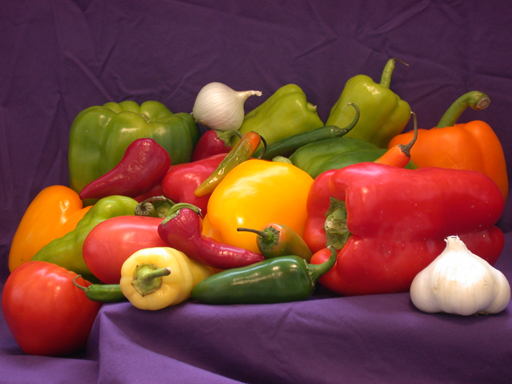
#> input picture lab_1/colourspace/mypeppers.png, 512 x 384 px
$ python ConvertColourSpace.py
#> lines starting #> are read from the running program, lines starting #| are printed output that depends on the picture
#> further down, I is the input picture: shape (384, 512, 3); mean B, G, R 57.6, 66.4, 120.8
### lab_1/colourspace/rgbConversions.py
import numpy as np
import cv2

# [32 lines left out: function rgb2grays, not called in this run]


def rgb2opponent(input_image):
    # converts an RGB image into opponent colour space
    new_image = np.zeros(input_image.shape)
    new_image[:, :, 0] = (input_image[:, :, 0] - input_image[:, :, 1]) / np.sqrt(2)
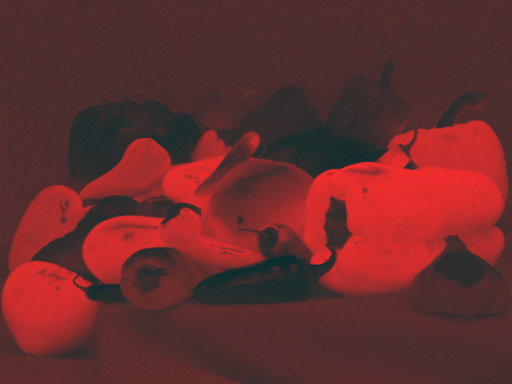
#> new_image: shape (384, 512, 3) float64; mean R, G, B 38.5, 0, 0; drawn with min black and max white
    new_image[:, :, 1] = (input_image[:, :, 0] + input_image[:, :, 1] - 2*input_image[:, :, 2]) / np.sqrt(6)
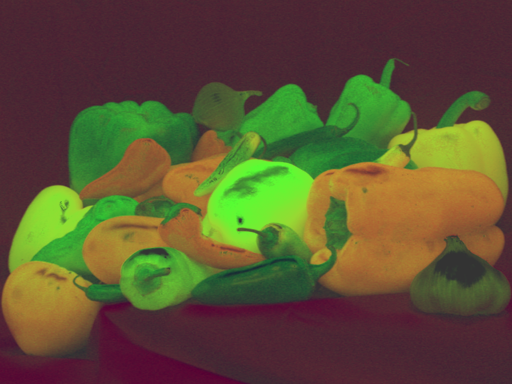
#> new_image: shape (384, 512, 3) float64; mean R, G, B 38.5, 29.4, 0; drawn with min black and max white
    new_image[:, :, 2] = (input_image[:, :, 0] + input_image[:, :, 1] + input_image[:, :, 2]) / np.sqrt(3)
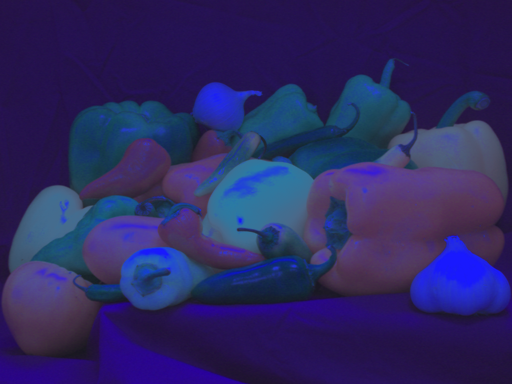
#> new_image: shape (384, 512, 3) float64; mean R, G, B 38.5, 29.4, 141.3; drawn with min black and max white
    return new_image


# [8 lines left out: function rgb2normedrgb, not called in this run]

### lab_1/colourspace/visualize.py
def visualize(input_image):
    # Fill in this function. Remember to remove the pass command
    import matplotlib.pyplot as plt

    fig, axs = plt.subplots(2, 2, figsize=(7, 6))


    #Opponent
    axs[0, 0].imshow(input_image / input_image.max())
    axs[0, 0].set_title('Opponent')
    axs[0, 0].set_xticks([])
    axs[0, 0].set_yticks([])

    axs[0, 1].imshow(input_image[:, :, 0], cmap="gray")
    axs[0, 1].set_title(r'$O_1$')
    axs[0, 1].set_xticks([])
    axs[0, 1].set_yticks([])

    axs[1, 0].imshow(input_image[:, :, 1], cmap="gray")
    axs[1, 0].set_title(r'$O_2$')
    axs[1, 0].set_xticks([])
    axs[1, 0].set_yticks([])

    axs[1, 1].imshow(input_image[:, :, 2], cmap="gray")
    axs[1, 1].set_title(r'$O_3$')
    axs[1, 1].set_xticks([])
    axs[1, 1].set_yticks([])

    """
    #Normalized RGB
    axs[0, 0].imshow(input_image)
    axs[0, 0].set_title('Normalized RGB')
    axs[0, 0].set_xticks([])
    axs[0, 0].set_yticks([])

    axs[0, 1].imshow(input_image[:, :, 0], cmap="gray")
    axs[0, 1].set_title(r'$r$')
    axs[0, 1].set_xticks([])
    axs[0, 1].set_yticks([])

    axs[1, 0].imshow(input_image[:, :, 1], cmap="gray")
    axs[1, 0].set_title(r'$g$')
    axs[1, 0].set_xticks([])
    axs[1, 0].set_yticks([])

    axs[1, 1].imshow(input_image[:, :, 2], cmap="gray")
    axs[1, 1].set_title(r'$b$')
    axs[1, 1].set_xticks([])
    axs[1, 1].set_yticks([])
    """

    """
    # HSV
    axs[0, 0].imshow(input_image)
    axs[0, 0].set_title('HSV')
    axs[0, 0].set_xticks([])
    axs[0, 0].set_yticks([])

    axs[0, 1].imshow(input_image[:, :, 0], cmap="gray")
    axs[0, 1].set_title(r'$H$')
    axs[0, 1].set_xticks([])
    axs[0, 1].set_yticks([])

    axs[1, 0].imshow(input_image[:, :, 1], cmap="gray")
    axs[1, 0].set_title(r'$S$')
    axs[1, 0].set_xticks([])
    axs[1, 0].set_yticks([])

    axs[1, 1].imshow(input_image[:, :, 2], cmap="gray")
    axs[1, 1].set_title(r'$V$')
    axs[1, 1].set_xticks([])
    axs[1, 1].set_yticks([])
    """

    """
    # YCbCr
    axs[0, 0].imshow(input_image)
    axs[0, 0].set_title('YCbCr')
    axs[0, 0].set_xticks([])
    axs[0, 0].set_yticks([])

    axs[0, 1].imshow(input_image[:, :, 0], cmap="gray")
    axs[0, 1].set_title(r'$Y$')
    axs[0, 1].set_xticks([])
    axs[0, 1].set_yticks([])

    axs[1, 0].imshow(input_image[:, :, 1], cmap="gray")
    axs[1, 0].set_title(r'$C_b$')
    axs[1, 0].set_xticks([])
    axs[1, 0].set_yticks([])

    axs[1, 1].imshow(input_image[:, :, 2], cmap="gray")
    axs[1, 1].set_title(r'$C_r$')
    axs[1, 1].set_xticks([])
    axs[1, 1].set_yticks([])
    """

    """
    #Gray
    axs[0, 0].imshow(input_image[:, :, 0], cmap="gray")
    axs[0, 0].set_title('Lightness')
    axs[0, 0].set_xticks([])
    axs[0, 0].set_yticks([])

    axs[0, 1].imshow(input_image[:, :, 1], cmap="gray")
    axs[0, 1].set_title(r'Average')
    axs[0, 1].set_xticks([])
    axs[0, 1].set_yticks([])

    axs[1, 0].imshow(input_image[:, :, 2], cmap="gray")
    axs[1, 0].set_title(r'Luminosity')
    axs[1, 0].set_xticks([])
    axs[1, 0].set_yticks([])

    axs[1, 1].imshow(input_image[:, :, 3], cmap="gray")
    axs[1, 1].set_title(r'OpenCV')
    axs[1, 1].set_xticks([])
    axs[1, 1].set_yticks([])
    """


    plt.show()
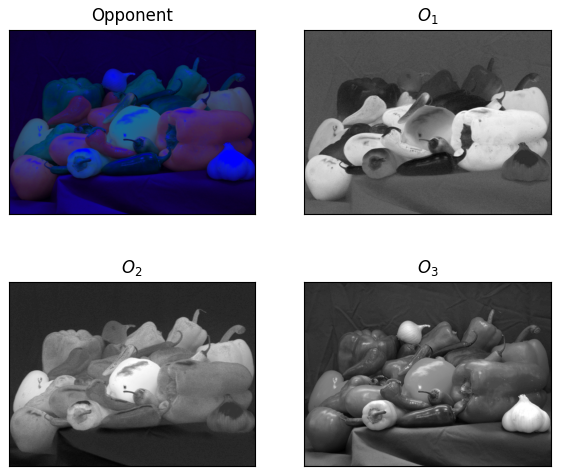
#> figure drawn by matplotlib, 4 panels

### lab_1/colourspace/ConvertColourSpace.py
import numpy as np
import cv2
import rgbConversions
from visualize import *

def ConvertColourSpace(input_image, colourspace):
    '''
    Converts an RGB image into a specified color space, visualizes the
    color channels and returns the image in its new color space.

    Colorspace options:
      opponent
      rgb -> for normalized RGB
      hsv
      ycbcr
      gray

    P.S: Do not forget the visualization part!
    '''

    # Convert the image into double precision for conversions
    input_image = input_image.astype(np.float32)

    if colourspace.lower() == 'opponent':
        # fill in the rgb2opponent function
        new_image = rgbConversions.rgb2opponent(input_image)

    elif colourspace.lower() == 'rgb':
        # fill in the rgb2opponent function
        new_image = rgbConversions.rgb2normedrgb(input_image)

    elif colourspace.lower() == 'hsv':
        # use built-in function from opencv
        new_image = cv2.cvtColor(input_image, cv2.COLOR_RGB2HSV)

    elif colourspace.lower() == 'ycbcr':
        # use built-in function from opencv
        new_image = cv2.cvtColor(input_image, cv2.COLOR_RGB2YCrCb)
        Cb = new_image[:, :, 2].copy()
        new_image[:, :, 2] = new_image[:, :, 1]
        new_image[:, :, 1] = Cb


    elif colourspace.lower() == 'gray':
        # fill in the rgb2opponent function
        new_image = rgbConversions.rgb2grays(input_image)

    else:
        print('Error: Unknown colorspace type [%s]...' % colourspace)
        new_image = input_image

    visualize(new_image)

    return new_image


if __name__ == '__main__':
    # Replace the image name with a valid image
    img_path = 'mypeppers.png'
    # Read with opencv
    I = cv2.imread(img_path)
    # Convert from BGR to RGB
    # This is a shorthand.
    I = I[:, :, ::-1]

    out_img = ConvertColourSpace(I, 'opponent')
